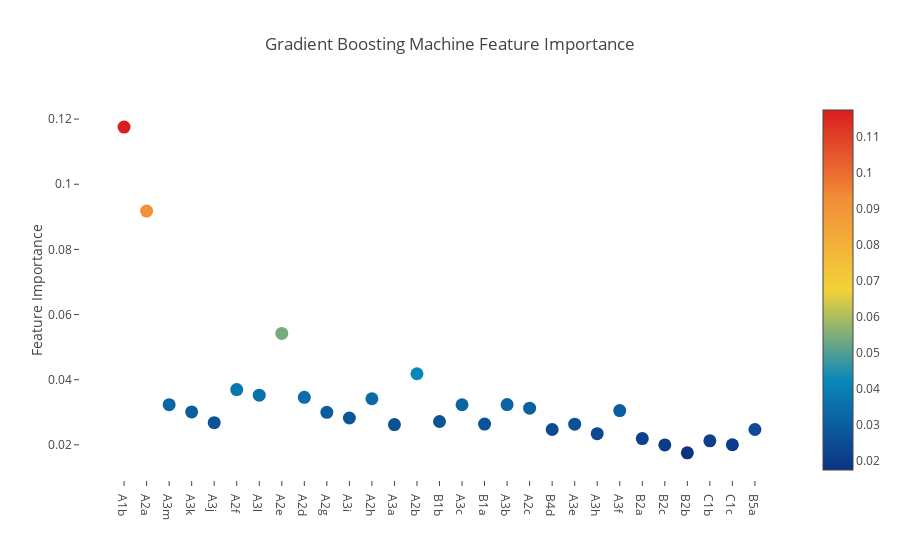

The cell this chart's notebook holds for it:
### Code cell
# Scatter plot 
trace = go.Scatter(
    y = gb.feature_importances_,
    x = features,
    mode='markers',
    marker=dict(
        sizemode = 'diameter',
        sizeref = 1,
        size = 13,
        #size= rf.feature_importances_,
        #color = np.random.randn(500), #set color equal to a variable
        color = gb.feature_importances_,
        colorscale='Portland',
        showscale=True
    ),
    text = features
)
data = [trace]

layout= go.Layout(
    autosize= True,
    title= 'Gradient Boosting Machine Feature Importance',
    hovermode= 'closest',
     xaxis= dict(
         ticklen= 5,
         showgrid=False,
        zeroline=False,
        showline=False
     ),
    yaxis=dict(
        title= 'Feature Importance',
        showgrid=False,
        zeroline=False,
        ticklen= 5,
        gridwidth= 2
    ),
    showlegend= False
)
fig = go.Figure(data=data, layout=layout)
py.iplot(fig,filename='scatter2010')
plt.show()

### Figure 1 — Plotly figure (JSON) as saved in the notebook; plotly's stock layout.template omitted (floating-point values rounded to 4 significant figures)
{"data": [{"marker": {"color": [0.1175, 0.09177, 0.03234, 0.03012, 0.0268, 0.03697, 0.03524, 0.0542, 0.03458, 0.03, 0.02824, 0.03416, 0.02623, 0.04183, 0.02717, 0.03231, 0.02638, 0.03237, 0.03126, 0.02471, 0.02635, 0.02344, 0.03053, 0.02192, 0.01998, 0.01754, 0.02125, 0.02004, 0.02471], "colorscale": "Portland", "showscale": true, "size": 13, "sizemode": "diameter", "sizeref": 1}, "mode": "markers", "text": ["A1b", "A2a", "A3m", "A3k", "A3j", "A2f", "A3l", "A2e", "A2d", "A2g", "A3i", "A2h", "A3a", "A2b", "B1b", "A3c", "B1a", "A3b", "A2c", "B4d", "A3e", "A3h", "A3f", "B2a", "B2c", "B2b", "C1b", "C1c", "B5a"], "type": "scatter", "uid": "f559b994-d016-11e8-a8ea-7831c1d00308", "x": ["A1b", "A2a", "A3m", "A3k", "A3j", "A2f", "A3l", "A2e", "A2d", "A2g", "A3i", "A2h", "A3a", "A2b", "B1b", "A3c", "B1a", "A3b", "A2c", "B4d", "A3e", "A3h", "A3f", "B2a", "B2c", "B2b", "C1b", "C1c", "B5a"], "y": [0.1175, 0.09177, 0.03234, 0.03012, 0.0268, 0.03697, 0.03524, 0.0542, 0.03458, 0.03, 0.02824, 0.03416, 0.02623, 0.04183, 0.02717, 0.03231, 0.02638, 0.03237, 0.03126, 0.02471, 0.02635, 0.02344, 0.03053, 0.02192, 0.01998, 0.01754, 0.02125, 0.02004, 0.02471]}], "layout": {"autosize": true, "hovermode": "closest", "showlegend": false, "title": "Gradient Boosting Machine Feature Importance", "xaxis": {"showgrid": false, "showline": false, "ticklen": 5, "zeroline": false}, "yaxis": {"gridwidth": 2, "showgrid": false, "ticklen": 5, "title": "Feature Importance", "zeroline": false}}}
